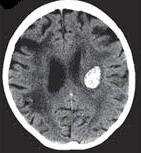
%> input picture Database/5.JPG, 141 x 153 px
$ octave test.m   (GNU Octave 9; MATLAB toolbox functions it lacks are replaced by stand-ins)
%> lines starting %> are read from the running program, lines starting %| are printed output that depends on the picture; in (x1, y1, x2, y2) boxes, pixels count from 0 and x2, y2 are one past the last pixel; in counts of white or black regions, pixels touching at a corner belong together; the program's own positions count from 1
close all
clear
clc

img = imread('5.jpg');
%> img is the input picture: size 153x141x3 uint8; mean R, G, B 106.6, 106.4, 107.9

bw = im2bw(img, 0.7);
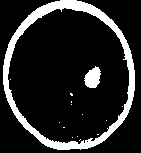
%> bw: size 153x141 logical; 14.9% white; 15 white regions (13 under 20 px), largest, box (x1, y1, x2, y2) and area: (3, 0, 135, 150) 2931, (84, 66, 101, 88) 258
label = bwlabel(bw);
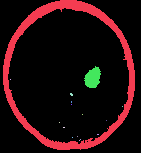
%> label: size 153x141 double; 16 distinct labels, from 0 to 15; one colour per label, 0 black

stats_circle = regionprops(label, 'Solidity', 'Area');
%> stats_circle = 15 regions; largest, Area and Solidity: 2931 0.187, 258 0.915, 7 1, 2 1, 2 1

density_cir = [stats_circle.Solidity];
%> density_cir = [0.187 1 1 1 1 1 1 1 1 1 1 0.915 1 1 1]
area_cir = [stats_circle.Area];
%> area_cir = [2931 1 1 2 7 2 1 1 1 2 1 258 2 1 1]

high_dense_area = density_cir > 0.3;
%> high_dense_area = [false true true true true true true true true true true true true true true]
max_area = max(area_cir(high_dense_area));
%> max_area = 258
tumor_label = find(area_cir == max_area);
%> tumor_label = 12
tumor = ismember(label, tumor_label);
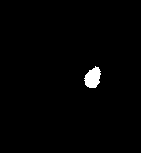
%> tumor: size 153x141 logical; 1.2% white; 1 white region, box (x1, y1, x2, y2) and area: (84, 66, 101, 88) 258

se = strel('square',5);
tumor = imdilate(tumor,se);
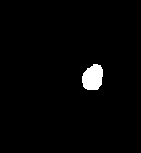
%> tumor: size 153x141 logical; 2% white; 1 white region, box (x1, y1, x2, y2) and area: (82, 64, 103, 90) 434

figure(2)

subplot(1,3,1)
imshow(img,[])
title('Brain')

subplot(1,3,2)
imshow(tumor,[])
title('Tumor Alone')

[B,L] = bwboundaries(tumor,'noholes');
%> B = 1 boundary; box (x1, y1, x2, y2) and points: (82, 64, 103, 90) 71
subplot(1,3,3)
imshow(img,[])
hold on
for i = 1:length(B)
    plot(B{i}(:,2), B{i}(:,1), 'y','linewidth',1.45)
end
%> this loop made 1 pass
title('Detected Tumor')
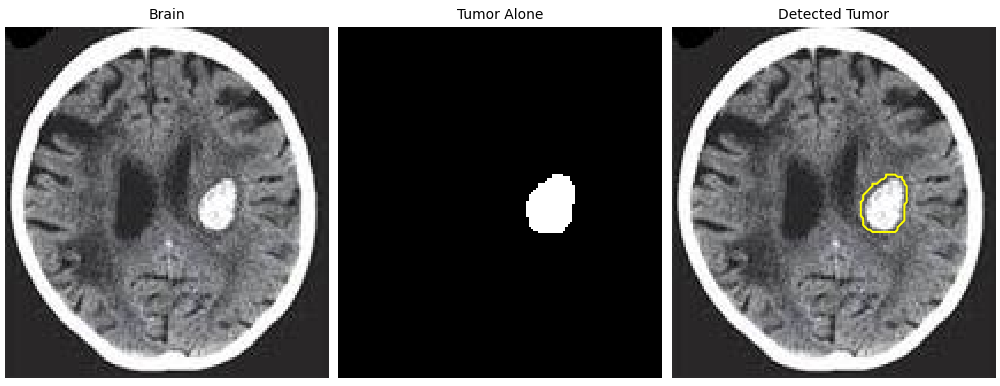
%> figure redrawn from the program's plot data, 3 panels
hold off

$ run again, with Database/1.jpg copied over Database/5.JPG
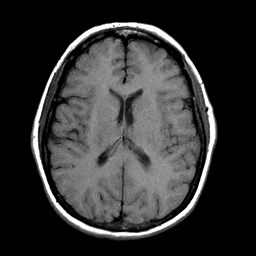
%> input picture Database/1.jpg, 256 x 256 px
%> img is the input picture: size 256x256 uint8; min 0, max 255, mean 50.5
%> bw: size 256x256 logical; 3.5% white; 4 white regions (3 under 20 px), largest, box (x1, y1, x2, y2) and area: (33, 23, 216, 236) 2303
%> `label = bwlabel(bw);`:
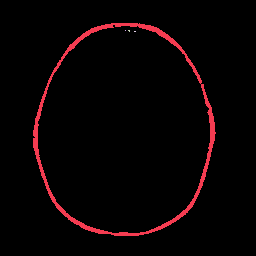
%> label: size 256x256 double; 5 distinct labels, from 0 to 4; one colour per label, 0 black
%> stats_circle = 4 regions; Area and Solidity: 2303 0.0749, 3 1, 2 1, 1 1
%> density_cir = [0.0749 1 1 1]
%> area_cir = [2303 1 3 2]
%> high_dense_area = [false true true true]
%> max_area = 3
%> L: size 256x256 double; values 0 (black) and 1 (white), 0.05% white; 1 white region, box (x1, y1, x2, y2) and area: (126, 28, 132, 34) 35
%> B = 1 boundary; box (x1, y1, x2, y2) and points: (126, 28, 132, 34) 20
%> the loop `for i = 1:length(B)` made 1 pass
%> `title('Detected Tumor')`:
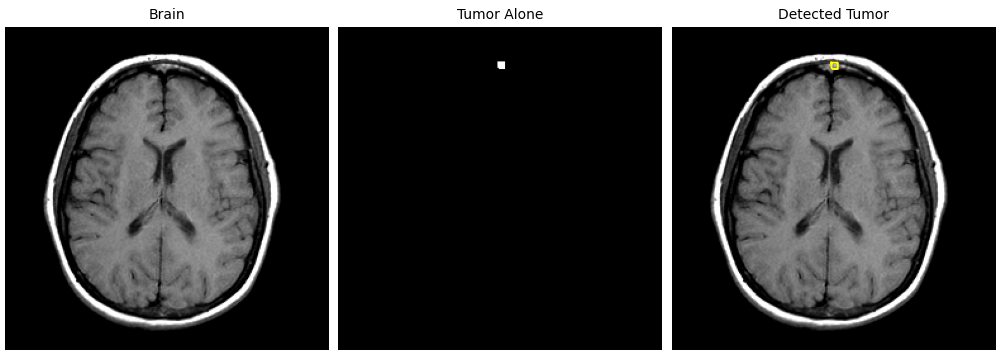
%> figure redrawn from the program's plot data, 3 panels

$ run again, with Database/11.jpg copied over Database/5.JPG
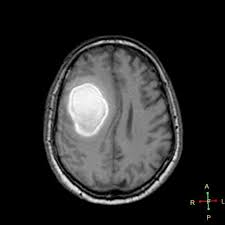
%> input picture Database/11.jpg, 225 x 225 px
%> img is the input picture: size 225x225x3 uint8; mean R, G, B 42.5, 42.4, 42.4
%> bw: size 225x225 logical; 4.1% white; 32 white regions (25 under 20 px), largest, box (x1, y1, x2, y2) and area: (67, 83, 109, 137) 1646, (51, 155, 81, 193) 125, (82, 193, 131, 204) 121
%> `label = bwlabel(bw);`:
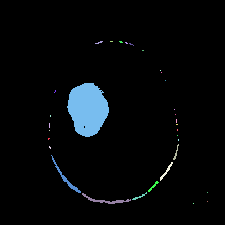
%> label: size 225x225 double; 33 distinct labels, from 0 to 32; one colour per label, 0 black
%> stats_circle = 32 regions; largest, Area and Solidity: 1646 0.955, 125 0.514, 121 0.394, 48 0.716, 30 0.833
%> density_cir = 32 values, max 1 at index 1, min 0.394 at index 9, mean 0.906
%> area_cir = 32 values, max 1646 at index 8, min 1 at index 3, mean 65.41
%> high_dense_area = 32 logical values, 32 true
%> max_area = 1646
%> tumor_label = 8
%> L: size 225x225 double; values 0 (black) and 1 (white), 4.1% white; 1 white region, box (x1, y1, x2, y2) and area: (65, 81, 111, 139) 2055
%> B = 1 boundary; box (x1, y1, x2, y2) and points: (65, 81, 111, 139) 155
%> the loop `for i = 1:length(B)` made 1 pass
%> `title('Detected Tumor')`:
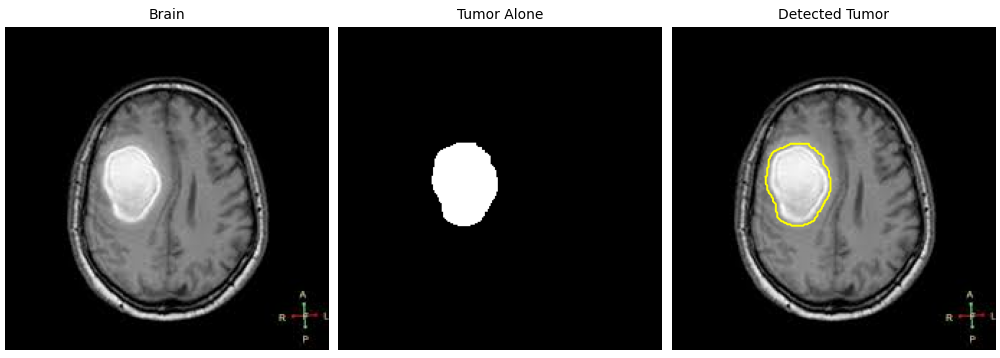
%> figure redrawn from the program's plot data, 3 panels
